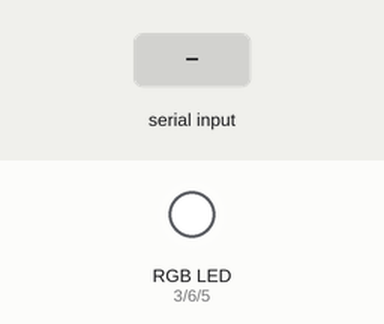
Simulated run of this sketch. Board: Arduino Uno, built with avr-gcc and run on an emulated ATmega328P. Shown: an RGB LED mixed from three pins (HIGH = lit). The test bench sets the inputs (shaded band). Dim RGB values are drawn brighter than linear.

Above: at 1.2 s.
1.3 s: "1" received over Serial
At 1.7 s:
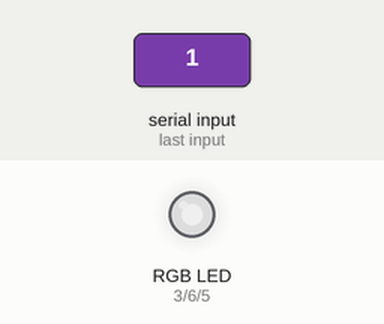
2.8 s: byte 1 (1) received over Serial
At 4.0 s:
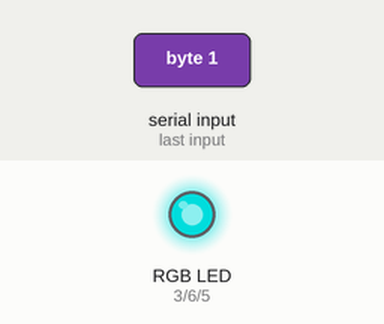
4.3 s: byte 2 (2) received over Serial
At 5.2 s:
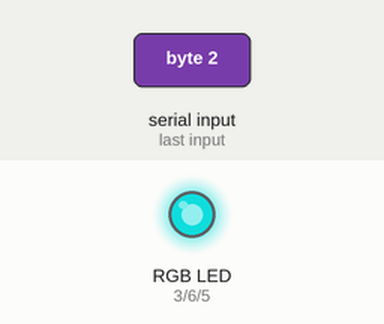
5.8 s: byte 7 (7) received over Serial
At 6.3 s:
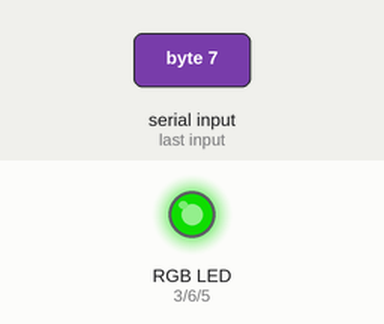
7.3 s: byte 3 (3) received over Serial
At 8.5 s:
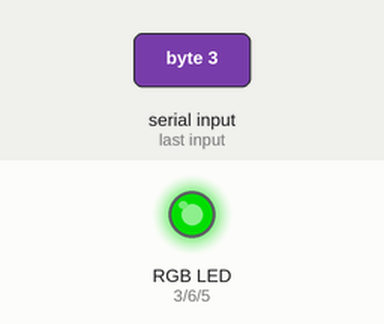
8.8 s: byte 8 (8) received over Serial
At 9.8 s:
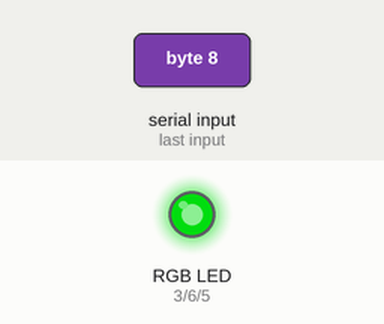
Timing chart, 0 to 11.3 s (numbered marks = the images above; inputs shaded):
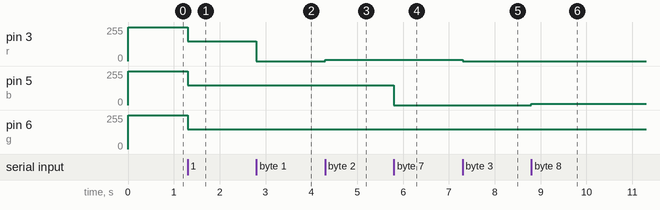

The sketch:

arduino-processing_rgb_led_interfacing.ino
```cpp
int bval = 150;
int rval = 150;
int gval = 150;
#define r 3
#define b 5
#define g 6
int inc = 10;
int changeval(int val);

void setup() {
  // put your setup code here, to run once:
  pinMode(r,OUTPUT);
  pinMode(b,OUTPUT);
  pinMode(g,OUTPUT);

  digitalWrite(r,rval);
  digitalWrite(b,bval);
  digitalWrite(g,gval);

  Serial.begin(9600);

}

void loop() {
  if(Serial.available())
{
  int val = Serial.read();

  if(val == 1)
  {
   rval = 0; //changeval(rval);

    }

    if(val == 2)
  {
    if(rval<=150)
    rval = rval+inc;
  }
    if(val == 3)
  {
    if(rval>=0)
   rval = rval-inc;
    }

    if(val == 7)
  {
   bval =  0;//changeval(bval);
  }

   if(val == 8)
  {
    if(bval<=150)
    bval = bval+inc;
    }

    if(val == 9)
  {
    if(bval>0)
    bval = bval-inc;
    }

    if(val == 4)
   {
    gval = 0;//changeval(gval);
    }

    if(val == 5)
   {
    if(gval<=150)
    gval = gval+inc;
    }
    if(val == 6)
   {
    if(gval>=0)
    gval = gval-inc;
    }

analogWrite(g,gval);
analogWrite(b,bval);
analogWrite(r,rval);
  }


}


int changeval(int val)
{
if(val==150)
val=0;
else
val=150;

return val;
}
```

Measured:
- after the input at 1.3 s, pin 3 (r), pin 5 (b), pin 6 (g): 255/255 → 150/255 at once
- after the input at 2.8 s, pin 3 (r): 150/255 → 0/255 at once
- after the input at 4.3 s, pin 3 (r): 0/255 → 10/255 at once
- after the input at 5.8 s, pin 5 (b): 150/255 → 0/255 at once
- after the input at 7.3 s, pin 3 (r): 10/255 → 0/255 at once
- after the input at 8.8 s, pin 5 (b): 0/255 → 10/255 at once
